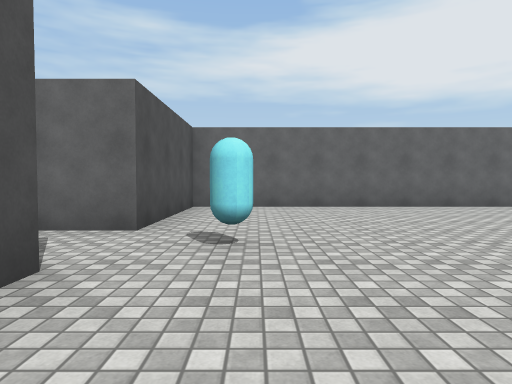
view 1 (above)

19 first-person views from a walk through a Unity game level. The camera is 1.2 m above the floor, tilts 2° down and sees 75° across. The floor is counted in squares, 2 m on a side. Each view is taken from the middle of a square. On the plan, view 1 faces up. The plan holds only what a view shows up to about 10 squares ahead; the rest is blank. The place goes on beyond the plan. The player character is not drawn. Surface patterns are stand-ins for the level's own textures.

view 2
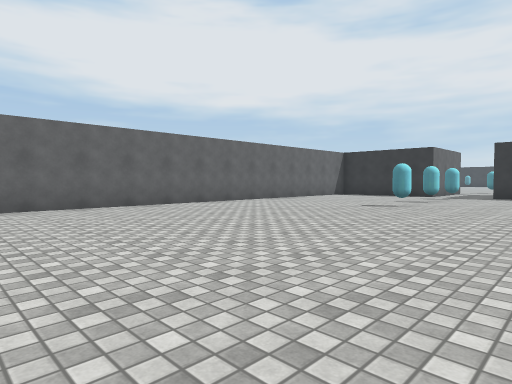

view 3
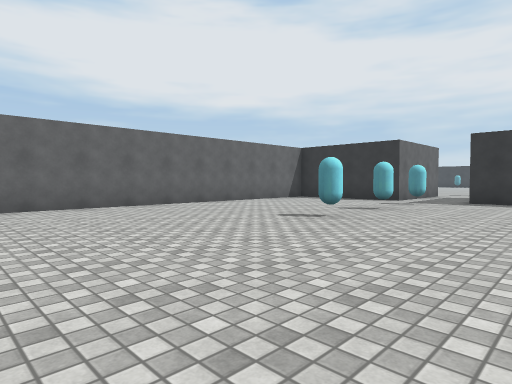

view 4
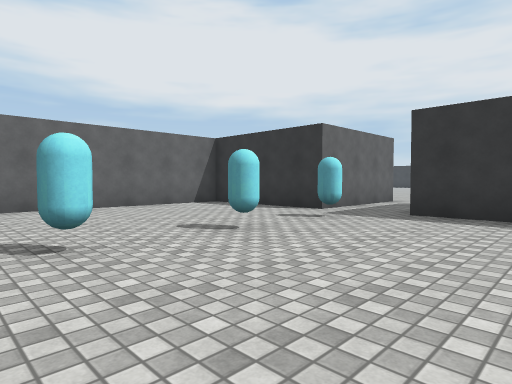

view 5
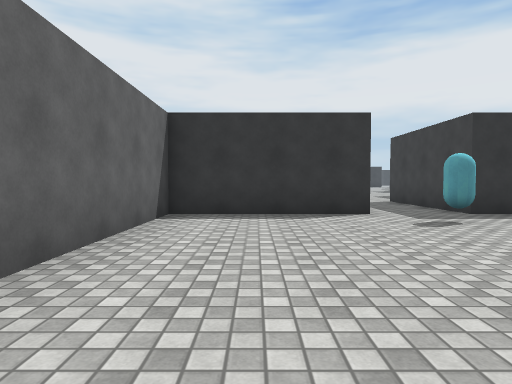

view 6
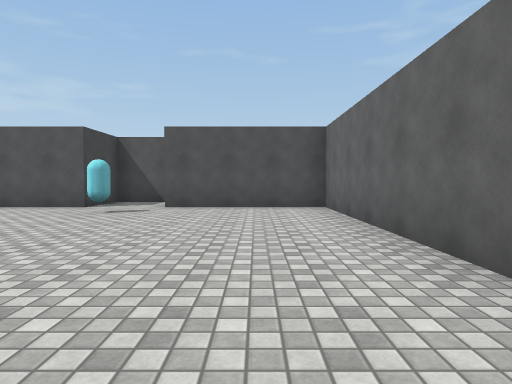

view 7
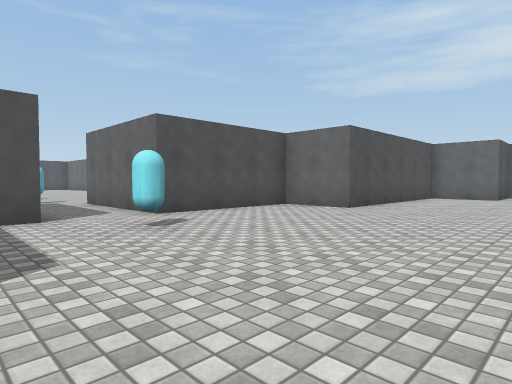

view 8
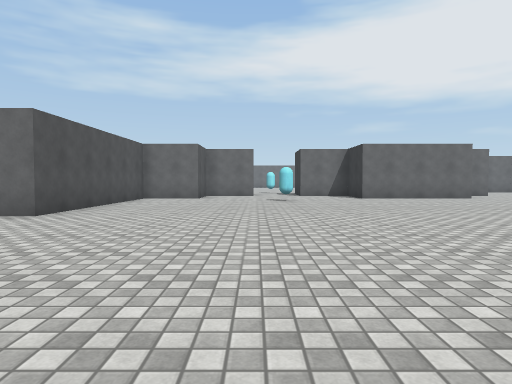

view 9
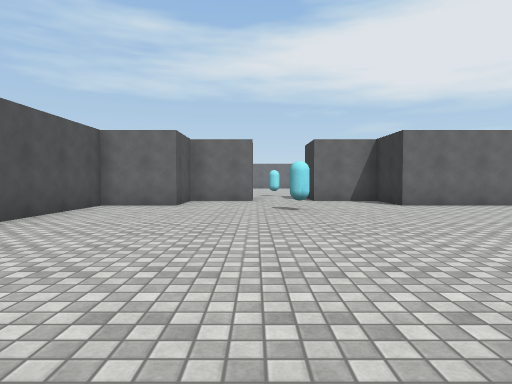

view 10
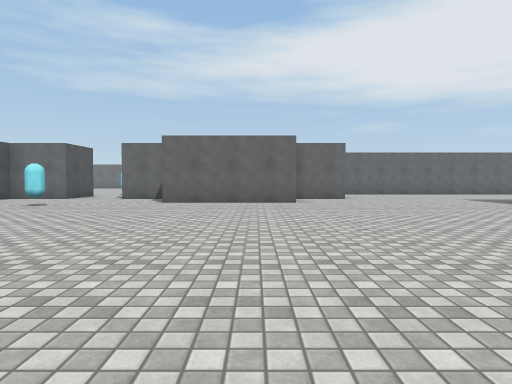

view 11
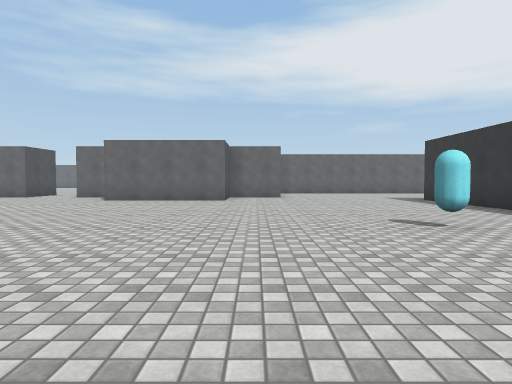

view 12
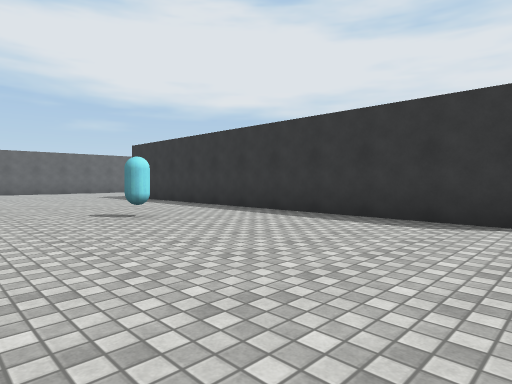

view 13
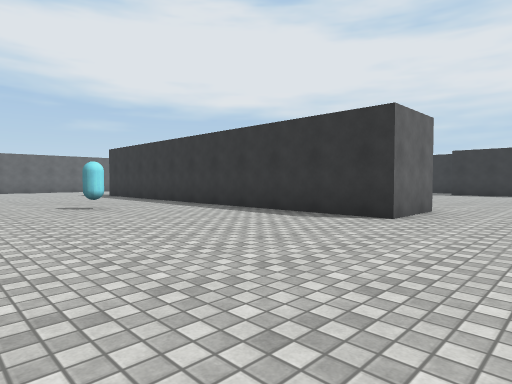

view 14
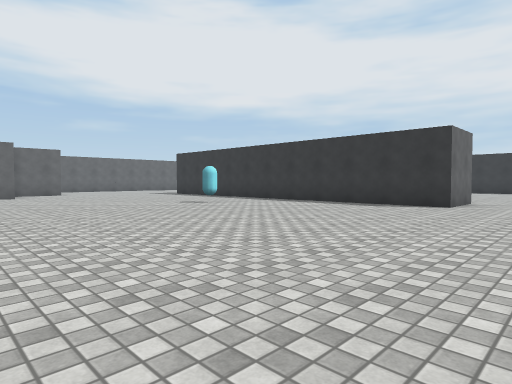

view 15
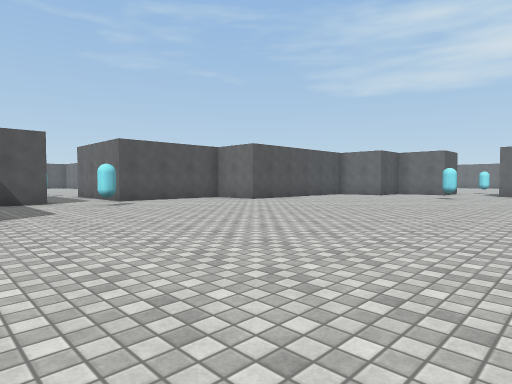

view 16
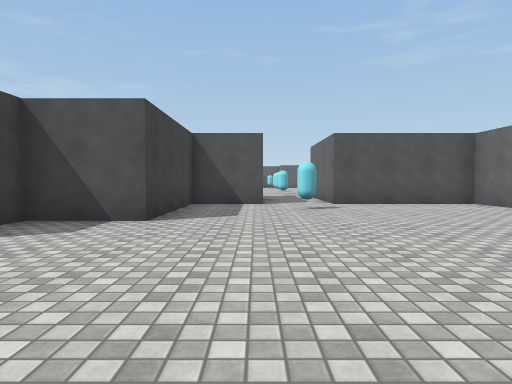

view 17
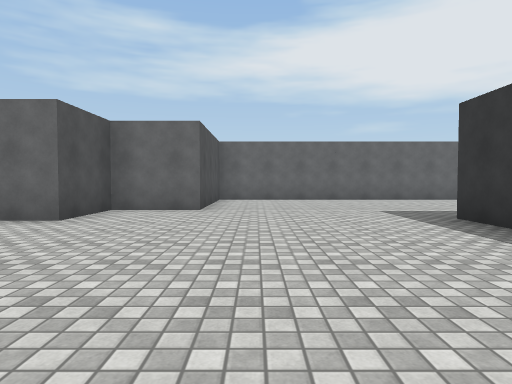

view 18
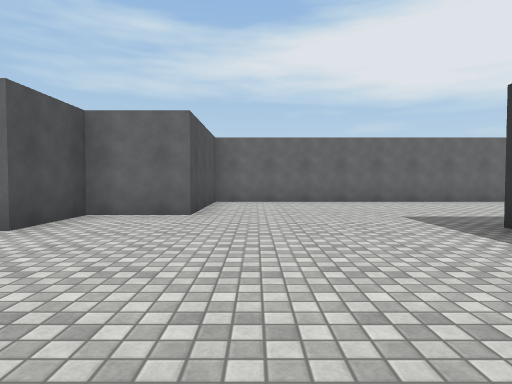

view 19
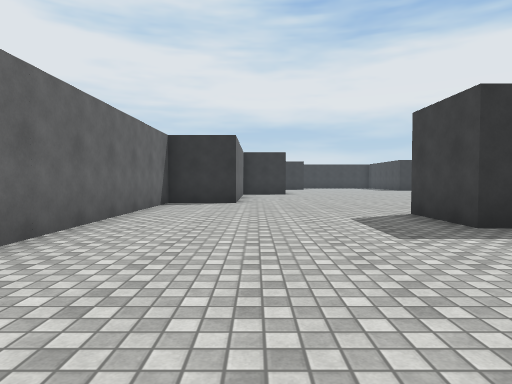

### Floor plan
Points are (right, up) in squares from view 1. A wall is a line through its corners. A room is listed if a view was taken in it or the views show most of it. See-through windows are left out.
Room 1 (views 1, 2, 3, 4, 5, 6)
walls: (12.9, 0.8) (12.9, 2.2) (16.5, 2.2); (-3.2, 3.5) (-3.2, 2.2) (-1.4, 2.2) (-1.4, 0.2); (16.5, 4) (12.9, 4) (12.9, 7.6) (-1.4, 7.6) (-1.4, 4) (-2.6, 4)
ways out: opening at (17, 3) to room 2
objects: cyan capsule (0, 3); cyan capsule (8, 3); cyan capsule (10, 3); cyan capsule (12, 3)
Room 2 (views 7, 8, 9, 10, 11, 12, 13, 14, 15, 16, 17, 18, 19)
walls: (37, 2.1) (35.2, 2.1) (35.2, 13.2) (37, 13.2); (22, 14.7) (20.1, 14.7) (20.1, 12.9) (18.3, 12.9) (18.3, 7.6) (16.5, 7.6) (16.5, 4); (41, 16.5) (39.8, 16.5) (39.8, 18.3) (30.9, 18.3) (30.9, 14.7) (29.1, 14.7) (29.1, 12.9) (25.5, 12.9) (25.5, 14.7) (23.6, 14.7); (16.5, 2.2) (16.5, 0.4) (20.1, 0.4) (20.1, -0.5)
ways out: opening at (17, 3) to room 1; opening at (23, 15.5)
objects: cyan capsule (18, 3); cyan capsule (23, 12); cyan capsule (33, 7)

Where each view was taken, in squares from view 1:
view 1: 0 up, 0 right, facing up
view 2: 0 up, 0 right, facing up-right
view 3: 0 up, 3 right, facing up-right
view 4: 0 up, 7 right, facing up-right
view 5: 6 up, 7 right, facing right
view 6: 6 up, 6 right, facing left
view 7: 1 up, 22 right, facing up-left
view 8: 2 up, 22 right, facing up
view 9: 5 up, 22 right, facing up
view 10: 4 up, 28 right, facing up
view 11: 3 up, 30 right, facing up
view 12: 2 up, 30 right, facing up-right
view 13: 0 up, 30 right, facing up-right
view 14: 0 up, 27 right, facing up-right
view 15: 0 up, 26 right, facing up-left
view 16: 2 up, 25 right, facing left
view 17: 8 up, 32 right, facing up
view 18: 9 up, 32 right, facing up
view 19: 16 up, 31 right, facing right
